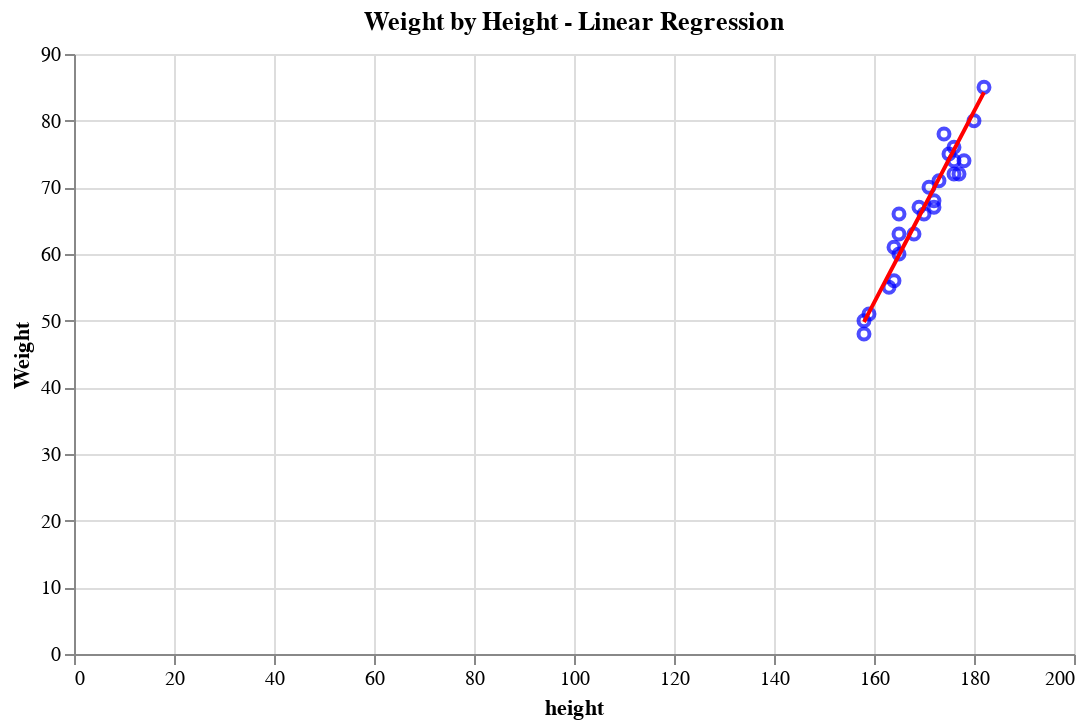

This figure's notebook cell:
### Markdown cell above
### Visualize linear regression

### Code cell
scatter = alt.Chart(test_df).mark_point(color='blue').encode(
    x='height',
    y='weight',
    tooltip=['height', 'weight'],
)

line = alt.Chart(test_df).mark_line(color='red').encode(
    x='height',
    y=alt.Y('weight_prediction', title='Weight'),
    tooltip=['height', 'weight_prediction']
)

chart = (scatter + line).properties(
    width=500,
    title='Weight by Height - Linear Regression',

).interactive()
chart

### Figure 1 — Vega-Lite specification as saved in the notebook (floating-point values rounded to 4 significant figures)
{"config": {"view": {"continuousWidth": 300, "continuousHeight": 300}}, "layer": [{"mark": {"type": "point", "color": "blue"}, "encoding": {"tooltip": [{"field": "height", "type": "quantitative"}, {"field": "weight", "type": "quantitative"}], "x": {"field": "height", "type": "quantitative"}, "y": {"field": "weight", "type": "quantitative"}}, "name": "view_18"}, {"mark": {"type": "line", "color": "red"}, "encoding": {"tooltip": [{"field": "height", "type": "quantitative"}, {"field": "weight_prediction", "type": "quantitative"}], "x": {"field": "height", "type": "quantitative"}, "y": {"field": "weight_prediction", "title": "Weight", "type": "quantitative"}}}], "data": {"name": "data-ee68dd45624308c7cdb8437ec63ac9f2"}, "params": [{"name": "param_18", "select": {"type": "interval", "encodings": ["x", "y"]}, "bind": "scales", "views": ["view_18"]}], "title": "Weight by Height - Linear Regression", "width": 500, "$schema": "https://vega.github.io/schema/vega-lite/v5.20.1.json", "datasets": {"data-ee68dd45624308c7cdb8437ec63ac9f2": [{"height": 178, "weight": 74, "weight_prediction": 78.51}, {"height": 176, "weight": 74, "weight_prediction": 75.64}, {"height": 172, "weight": 67, "weight_prediction": 69.9}, {"height": 182, "weight": 85, "weight_prediction": 84.25}, {"height": 170, "weight": 66, "weight_prediction": 67.03}, {"height": 158, "weight": 48, "weight_prediction": 49.8}, {"height": 164, "weight": 61, "weight_prediction": 58.41}, {"height": 165, "weight": 66, "weight_prediction": 59.85}, {"height": 158, "weight": 50, "weight_prediction": 49.8}, {"height": 164, "weight": 56, "weight_prediction": 58.41}, {"height": 169, "weight": 67, "weight_prediction": 65.59}, {"height": 177, "weight": 72, "weight_prediction": 77.08}, {"height": 174, "weight": 78, "weight_prediction": 72.77}, {"height": 176, "weight": 76, "weight_prediction": 75.64}, {"height": 168, "weight": 63, "weight_prediction": 64.16}, {"height": 165, "weight": 60, "weight_prediction": 59.85}, {"height": 172, "weight": 68, "weight_prediction": 69.9}, {"height": 165, "weight": 63, "weight_prediction": 59.85}, {"height": 163, "weight": 55, "weight_prediction": 56.98}, {"height": 180, "weight": 80, "weight_prediction": 81.38}, {"height": 173, "weight": 71, "weight_prediction": 71.33}, {"height": 175, "weight": 75, "weight_prediction": 74.2}, {"height": 171, "weight": 70, "weight_prediction": 68.46}, {"height": 176, "weight": 72, "weight_prediction": 75.64}, {"height": 159, "weight": 51, "weight_prediction": 51.24}]}}
